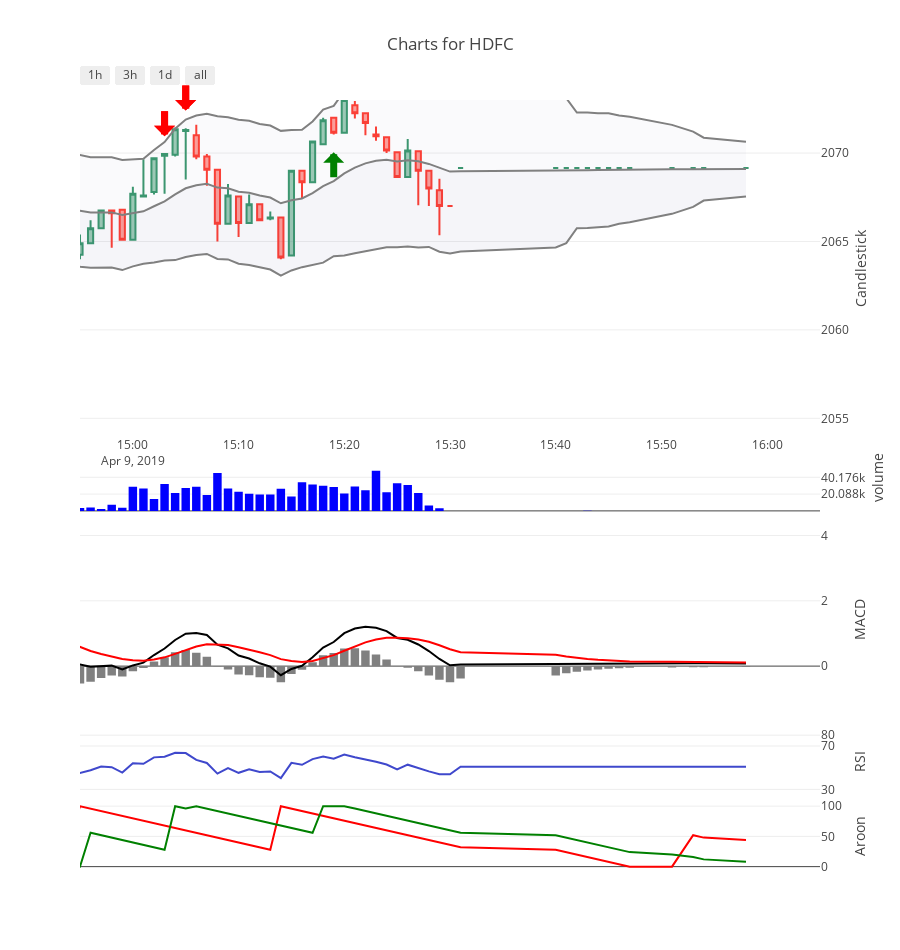

Notebook code for this chart:
### Markdown cell above
# Visualization

### Code cell
plotData()

### Figure 1 — Plotly figure (JSON) as saved in the notebook; plotly's stock layout.template omitted (floating-point values rounded to 4 significant figures; data arrays with more than 128 entries replaced by an {"elided": "..."} marker saying what was removed)
{"data": [{"close": {"elided": "389 float values"}, "high": {"elided": "389 float values"}, "low": {"elided": "389 float values"}, "name": "Candlestick", "open": {"elided": "389 float values"}, "showlegend": false, "type": "candlestick", "uid": "83deddda-1a70-44e3-873d-bbd5fe56c1eb", "x": {"elided": "389 str values"}, "xaxis": "x", "yaxis": "y"}, {"line": {"color": "grey"}, "name": "BB_up", "showlegend": false, "type": "scatter", "uid": "eb9e4ef3-9eb5-4ea9-806c-7011d9f941ad", "x": {"elided": "389 str values"}, "xaxis": "x", "y": {"elided": "389 float values"}, "yaxis": "y"}, {"fill": "tonexty", "fillcolor": "rgba(0,40,100,0.02)", "line": {"color": "grey"}, "name": "BB_low", "showlegend": false, "type": "scatter", "uid": "f88c3660-9226-4956-9862-bfdccf9285cf", "x": {"elided": "389 str values"}, "xaxis": "x", "y": {"elided": "389 float values"}, "yaxis": "y"}, {"fill": "tonexty", "fillcolor": "rgba(0,40,100,0.02)", "line": {"color": "grey"}, "name": "BB_mid", "showlegend": false, "type": "scatter", "uid": "33d32487-a29e-4008-8efb-6077fac3eca0", "x": {"elided": "389 str values"}, "xaxis": "x", "y": {"elided": "389 float values"}, "yaxis": "y"}, {"line": {"color": "black"}, "name": "MACD", "showlegend": false, "type": "scatter", "uid": "0d081e28-7640-4e07-84cf-f21cf51f222d", "x": {"elided": "389 str values"}, "xaxis": "x", "y": {"elided": "389 float values"}, "yaxis": "y3"}, {"line": {"color": "red"}, "name": "MACD signal", "showlegend": false, "type": "scatter", "uid": "3e8fbb73-e66b-47e4-9a7e-a4c9c7c6abb2", "x": {"elided": "389 str values"}, "xaxis": "x", "y": {"elided": "389 float values"}, "yaxis": "y3"}, {"marker": {"color": "grey"}, "name": "MACD Hist", "showlegend": false, "type": "bar", "uid": "77739662-ef43-470f-a041-9022cadc9bc1", "x": {"elided": "389 str values"}, "xaxis": "x", "y": {"elided": "389 float values"}, "yaxis": "y3"}, {"line": {"color": "rgb(63, 72, 204)"}, "mode": "lines", "name": "RSI", "showlegend": false, "type": "scatter", "uid": "a2c5516f-103d-43bb-822b-6d459e04168f", "x": {"elided": "389 str values"}, "xaxis": "x", "y": {"elided": "389 float values"}, "yaxis": "y4"}, {"line": {"color": "red"}, "name": "AROON Down", "showlegend": false, "type": "scatter", "uid": "b0906c08-cfde-47c4-be51-1675a9702054", "x": {"elided": "389 str values"}, "xaxis": "x", "y": {"elided": "389 int values"}, "yaxis": "y5"}, {"line": {"color": "green"}, "name": "AROON UP", "showlegend": false, "type": "scatter", "uid": "c9f45e5f-41ae-4d9e-b4d7-d9fd441d863b", "x": {"elided": "389 str values"}, "xaxis": "x", "y": {"elided": "389 int values"}, "yaxis": "y5"}, {"marker": {"color": "blue"}, "name": "Volume", "showlegend": false, "type": "bar", "uid": "93422417-0520-4adf-a017-3a9713c9f115", "x": {"elided": "389 str values"}, "xaxis": "x", "y": {"elided": "389 int values"}, "yaxis": "y2"}], "layout": {"annotations": [{"arrowcolor": "red", "arrowhead": 1, "arrowsize": 0.5, "arrowwidth": 7, "ax": 0, "ay": -35, "showarrow": true, "x": "2019-04-09 10:18:00", "xref": "x", "y": 2053.0, "yref": "y"}, {"arrowcolor": "red", "arrowhead": 1, "arrowsize": 0.5, "arrowwidth": 7, "ax": 0, "ay": -35, "showarrow": true, "x": "2019-04-09 10:45:00", "xref": "x", "y": 2057, "yref": "y"}, {"arrowcolor": "red", "arrowhead": 1, "arrowsize": 0.5, "arrowwidth": 7, "ax": 0, "ay": -35, "showarrow": true, "x": "2019-04-09 11:04:00", "xref": "x", "y": 2050, "yref": "y"}, {"arrowcolor": "red", "arrowhead": 1, "arrowsize": 0.5, "arrowwidth": 7, "ax": 0, "ay": -35, "showarrow": true, "x": "2019-04-09 11:06:00", "xref": "x", "y": 2050.0, "yref": "y"}, {"arrowcolor": "red", "arrowhead": 1, "arrowsize": 0.5, "arrowwidth": 7, "ax": 0, "ay": -35, "showarrow": true, "x": "2019-04-09 11:12:00", "xref": "x", "y": 2051.0, "yref": "y"}, {"arrowcolor": "red", "arrowhead": 1, "arrowsize": 0.5, "arrowwidth": 7, "ax": 0, "ay": -35, "showarrow": true, "x": "2019-04-09 11:16:00", "xref": "x", "y": 2051.0, "yref": "y"}, {"arrowcolor": "red", "arrowhead": 1, "arrowsize": 0.5, "arrowwidth": 7, "ax": 0, "ay": -35, "showarrow": true, "x": "2019-04-09 11:32:00", "xref": "x", "y": 2050.0, "yref": "y"}, {"arrowcolor": "red", "arrowhead": 1, "arrowsize": 0.5, "arrowwidth": 7, "ax": 0, "ay": -35, "showarrow": true, "x": "2019-04-09 11:37:00", "xref": "x", "y": 2053.0, "yref": "y"}, {"arrowcolor": "red", "arrowhead": 1, "arrowsize": 0.5, "arrowwidth": 7, "ax": 0, "ay": -35, "showarrow": true, "x": "2019-04-09 12:04:00", "xref": "x", "y": 2051.0, "yref": "y"}, {"arrowcolor": "red", "arrowhead": 1, "arrowsize": 0.5, "arrowwidth": 7, "ax": 0, "ay": -35, "showarrow": true, "x": "2019-04-09 13:18:00", "xref": "x", "y": 2047.0, "yref": "y"}, {"arrowcolor": "red", "arrowhead": 1, "arrowsize": 0.5, "arrowwidth": 7, "ax": 0, "ay": -35, "showarrow": true, "x": "2019-04-09 13:26:00", "xref": "x", "y": 2052.0, "yref": "y"}, {"arrowcolor": "red", "arrowhead": 1, "arrowsize": 0.5, "arrowwidth": 7, "ax": 0, "ay": -35, "showarrow": true, "x": "2019-04-09 14:01:00", "xref": "x", "y": 2059.0, "yref": "y"}, {"arrowcolor": "red", "arrowhead": 1, "arrowsize": 0.5, "arrowwidth": 7, "ax": 0, "ay": -35, "showarrow": true, "x": "2019-04-09 14:09:00", "xref": "x", "y": 2061.0, "yref": "y"}, {"arrowcolor": "red", "arrowhead": 1, "arrowsize": 0.5, "arrowwidth": 7, "ax": 0, "ay": -35, "showarrow": true, "x": "2019-04-09 14:19:00", "xref": "x", "y": 2065.0, "yref": "y"}, {"arrowcolor": "red", "arrowhead": 1, "arrowsize": 0.5, "arrowwidth": 7, "ax": 0, "ay": -35, "showarrow": true, "x": "2019-04-09 14:21:00", "xref": "x", "y": 2066.0, "yref": "y"}, {"arrowcolor": "red", "arrowhead": 1, "arrowsize": 0.5, "arrowwidth": 7, "ax": 0, "ay": -35, "showarrow": true, "x": "2019-04-09 14:23:00", "xref": "x", "y": 2070.0, "yref": "y"}, {"arrowcolor": "red", "arrowhead": 1, "arrowsize": 0.5, "arrowwidth": 7, "ax": 0, "ay": -35, "showarrow": true, "x": "2019-04-09 14:33:00", "xref": "x", "y": 2071, "yref": "y"}, {"arrowcolor": "red", "arrowhead": 1, "arrowsize": 0.5, "arrowwidth": 7, "ax": 0, "ay": -35, "showarrow": true, "x": "2019-04-09 14:50:00", "xref": "x", "y": 2070.0, "yref": "y"}, {"arrowcolor": "red", "arrowhead": 1, "arrowsize": 0.5, "arrowwidth": 7, "ax": 0, "ay": -35, "showarrow": true, "x": "2019-04-09 15:03:00", "xref": "x", "y": 2071.0, "yref": "y"}, {"arrowcolor": "red", "arrowhead": 1, "arrowsize": 0.5, "arrowwidth": 7, "ax": 0, "ay": -35, "showarrow": true, "x": "2019-04-09 15:05:00", "xref": "x", "y": 2072.0, "yref": "y"}, {"arrowcolor": "green", "arrowhead": 1, "arrowsize": 0.5, "arrowwidth": 7, "ax": 0, "ay": 35, "showarrow": true, "x": "2019-04-09 09:37:00", "xref": "x", "y": 2045.0, "yref": "y"}, {"arrowcolor": "green", "arrowhead": 1, "arrowsize": 0.5, "arrowwidth": 7, "ax": 0, "ay": 35, "showarrow": true, "x": "2019-04-09 11:01:00", "xref": "x", "y": 2045.0, "yref": "y"}, {"arrowcolor": "green", "arrowhead": 1, "arrowsize": 0.5, "arrowwidth": 7, "ax": 0, "ay": 35, "showarrow": true, "x": "2019-04-09 11:05:00", "xref": "x", "y": 2046.0, "yref": "y"}, {"arrowcolor": "green", "arrowhead": 1, "arrowsize": 0.5, "arrowwidth": 7, "ax": 0, "ay": 35, "showarrow": true, "x": "2019-04-09 11:10:00", "xref": "x", "y": 2046.0, "yref": "y"}, {"arrowcolor": "green", "arrowhead": 1, "arrowsize": 0.5, "arrowwidth": 7, "ax": 0, "ay": 35, "showarrow": true, "x": "2019-04-09 11:24:00", "xref": "x", "y": 2047, "yref": "y"}, {"arrowcolor": "green", "arrowhead": 1, "arrowsize": 0.5, "arrowwidth": 7, "ax": 0, "ay": 35, "showarrow": true, "x": "2019-04-09 11:50:00", "xref": "x", "y": 2042.0, "yref": "y"}, {"arrowcolor": "green", "arrowhead": 1, "arrowsize": 0.5, "arrowwidth": 7, "ax": 0, "ay": 35, "showarrow": true, "x": "2019-04-09 11:53:00", "xref": "x", "y": 2044.0, "yref": "y"}, {"arrowcolor": "green", "arrowhead": 1, "arrowsize": 0.5, "arrowwidth": 7, "ax": 0, "ay": 35, "showarrow": true, "x": "2019-04-09 11:58:00", "xref": "x", "y": 2044.0, "yref": "y"}, {"arrowcolor": "green", "arrowhead": 1, "arrowsize": 0.5, "arrowwidth": 7, "ax": 0, "ay": 35, "showarrow": true, "x": "2019-04-09 12:00:00", "xref": "x", "y": 2044.0, "yref": "y"}, {"arrowcolor": "green", "arrowhead": 1, "arrowsize": 0.5, "arrowwidth": 7, "ax": 0, "ay": 35, "showarrow": true, "x": "2019-04-09 12:27:00", "xref": "x", "y": 2039.0, "yref": "y"}, {"arrowcolor": "green", "arrowhead": 1, "arrowsize": 0.5, "arrowwidth": 7, "ax": 0, "ay": 35, "showarrow": true, "x": "2019-04-09 13:06:00", "xref": "x", "y": 2041.0, "yref": "y"}, {"arrowcolor": "green", "arrowhead": 1, "arrowsize": 0.5, "arrowwidth": 7, "ax": 0, "ay": 35, "showarrow": true, "x": "2019-04-09 13:12:00", "xref": "x", "y": 2041.0, "yref": "y"}, {"arrowcolor": "green", "arrowhead": 1, "arrowsize": 0.5, "arrowwidth": 7, "ax": 0, "ay": 35, "showarrow": true, "x": "2019-04-09 13:14:00", "xref": "x", "y": 2042.0, "yref": "y"}, {"arrowcolor": "red", "arrowhead": 1, "arrowsize": 0.5, "arrowwidth": 7, "ax": 0, "ay": -35, "showarrow": true, "x": "2019-04-09 10:18:00", "xref": "x", "y": 2053.0, "yref": "y"}, {"arrowcolor": "red", "arrowhead": 1, "arrowsize": 0.5, "arrowwidth": 7, "ax": 0, "ay": -35, "showarrow": true, "x": "2019-04-09 10:45:00", "xref": "x", "y": 2057, "yref": "y"}, {"arrowcolor": "red", "arrowhead": 1, "arrowsize": 0.5, "arrowwidth": 7, "ax": 0, "ay": -35, "showarrow": true, "x": "2019-04-09 11:04:00", "xref": "x", "y": 2050, "yref": "y"}, {"arrowcolor": "red", "arrowhead": 1, "arrowsize": 0.5, "arrowwidth": 7, "ax": 0, "ay": -35, "showarrow": true, "x": "2019-04-09 11:06:00", "xref": "x", "y": 2050.0, "yref": "y"}, {"arrowcolor": "red", "arrowhead": 1, "arrowsize": 0.5, "arrowwidth": 7, "ax": 0, "ay": -35, "showarrow": true, "x": "2019-04-09 11:12:00", "xref": "x", "y": 2051.0, "yref": "y"}, {"arrowcolor": "red", "arrowhead": 1, "arrowsize": 0.5, "arrowwidth": 7, "ax": 0, "ay": -35, "showarrow": true, "x": "2019-04-09 11:16:00", "xref": "x", "y": 2051.0, "yref": "y"}, {"arrowcolor": "red", "arrowhead": 1, "arrowsize": 0.5, "arrowwidth": 7, "ax": 0, "ay": -35, "showarrow": true, "x": "2019-04-09 11:32:00", "xref": "x", "y": 2050.0, "yref": "y"}, {"arrowcolor": "red", "arrowhead": 1, "arrowsize": 0.5, "arrowwidth": 7, "ax": 0, "ay": -35, "showarrow": true, "x": "2019-04-09 11:37:00", "xref": "x", "y": 2053.0, "yref": "y"}, {"arrowcolor": "red", "arrowhead": 1, "arrowsize": 0.5, "arrowwidth": 7, "ax": 0, "ay": -35, "showarrow": true, "x": "2019-04-09 12:04:00", "xref": "x", "y": 2051.0, "yref": "y"}, {"arrowcolor": "red", "arrowhead": 1, "arrowsize": 0.5, "arrowwidth": 7, "ax": 0, "ay": -35, "showarrow": true, "x": "2019-04-09 13:18:00", "xref": "x", "y": 2047.0, "yref": "y"}, {"arrowcolor": "red", "arrowhead": 1, "arrowsize": 0.5, "arrowwidth": 7, "ax": 0, "ay": -35, "showarrow": true, "x": "2019-04-09 13:26:00", "xref": "x", "y": 2052.0, "yref": "y"}, {"arrowcolor": "red", "arrowhead": 1, "arrowsize": 0.5, "arrowwidth": 7, "ax": 0, "ay": -35, "showarrow": true, "x": "2019-04-09 14:01:00", "xref": "x", "y": 2059.0, "yref": "y"}, {"arrowcolor": "red", "arrowhead": 1, "arrowsize": 0.5, "arrowwidth": 7, "ax": 0, "ay": -35, "showarrow": true, "x": "2019-04-09 14:09:00", "xref": "x", "y": 2061.0, "yref": "y"}, {"arrowcolor": "red", "arrowhead": 1, "arrowsize": 0.5, "arrowwidth": 7, "ax": 0, "ay": -35, "showarrow": true, "x": "2019-04-09 14:19:00", "xref": "x", "y": 2065.0, "yref": "y"}, {"arrowcolor": "red", "arrowhead": 1, "arrowsize": 0.5, "arrowwidth": 7, "ax": 0, "ay": -35, "showarrow": true, "x": "2019-04-09 14:21:00", "xref": "x", "y": 2066.0, "yref": "y"}, {"arrowcolor": "red", "arrowhead": 1, "arrowsize": 0.5, "arrowwidth": 7, "ax": 0, "ay": -35, "showarrow": true, "x": "2019-04-09 14:23:00", "xref": "x", "y": 2070.0, "yref": "y"}, {"arrowcolor": "red", "arrowhead": 1, "arrowsize": 0.5, "arrowwidth": 7, "ax": 0, "ay": -35, "showarrow": true, "x": "2019-04-09 14:33:00", "xref": "x", "y": 2071, "yref": "y"}, {"arrowcolor": "red", "arrowhead": 1, "arrowsize": 0.5, "arrowwidth": 7, "ax": 0, "ay": -35, "showarrow": true, "x": "2019-04-09 14:50:00", "xref": "x", "y": 2070.0, "yref": "y"}, {"arrowcolor": "red", "arrowhead": 1, "arrowsize": 0.5, "arrowwidth": 7, "ax": 0, "ay": -35, "showarrow": true, "x": "2019-04-09 15:03:00", "xref": "x", "y": 2071.0, "yref": "y"}, {"arrowcolor": "red", "arrowhead": 1, "arrowsize": 0.5, "arrowwidth": 7, "ax": 0, "ay": -35, "showarrow": true, "x": "2019-04-09 15:05:00", "xref": "x", "y": 2072.0, "yref": "y"}, {"arrowcolor": "green", "arrowhead": 1, "arrowsize": 0.5, "arrowwidth": 7, "ax": 0, "ay": 35, "showarrow": true, "x": "2019-04-09 09:37:00", "xref": "x", "y": 2045.0, "yref": "y"}, {"arrowcolor": "green", "arrowhead": 1, "arrowsize": 0.5, "arrowwidth": 7, "ax": 0, "ay": 35, "showarrow": true, "x": "2019-04-09 10:16:00", "xref": "x", "y": 2048, "yref": "y"}, {"arrowcolor": "green", "arrowhead": 1, "arrowsize": 0.5, "arrowwidth": 7, "ax": 0, "ay": 35, "showarrow": true, "x": "2019-04-09 11:01:00", "xref": "x", "y": 2045.0, "yref": "y"}, {"arrowcolor": "green", "arrowhead": 1, "arrowsize": 0.5, "arrowwidth": 7, "ax": 0, "ay": 35, "showarrow": true, "x": "2019-04-09 11:05:00", "xref": "x", "y": 2046.0, "yref": "y"}, {"arrowcolor": "green", "arrowhead": 1, "arrowsize": 0.5, "arrowwidth": 7, "ax": 0, "ay": 35, "showarrow": true, "x": "2019-04-09 11:10:00", "xref": "x", "y": 2046.0, "yref": "y"}, {"arrowcolor": "green", "arrowhead": 1, "arrowsize": 0.5, "arrowwidth": 7, "ax": 0, "ay": 35, "showarrow": true, "x": "2019-04-09 11:24:00", "xref": "x", "y": 2047, "yref": "y"}, {"arrowcolor": "green", "arrowhead": 1, "arrowsize": 0.5, "arrowwidth": 7, "ax": 0, "ay": 35, "showarrow": true, "x": "2019-04-09 11:37:00", "xref": "x", "y": 2048.0, "yref": "y"}, {"arrowcolor": "green", "arrowhead": 1, "arrowsize": 0.5, "arrowwidth": 7, "ax": 0, "ay": 35, "showarrow": true, "x": "2019-04-09 11:50:00", "xref": "x", "y": 2042.0, "yref": "y"}, {"arrowcolor": "green", "arrowhead": 1, "arrowsize": 0.5, "arrowwidth": 7, "ax": 0, "ay": 35, "showarrow": true, "x": "2019-04-09 11:53:00", "xref": "x", "y": 2044.0, "yref": "y"}, {"arrowcolor": "green", "arrowhead": 1, "arrowsize": 0.5, "arrowwidth": 7, "ax": 0, "ay": 35, "showarrow": true, "x": "2019-04-09 11:58:00", "xref": "x", "y": 2044.0, "yref": "y"}, {"arrowcolor": "green", "arrowhead": 1, "arrowsize": 0.5, "arrowwidth": 7, "ax": 0, "ay": 35, "showarrow": true, "x": "2019-04-09 12:00:00", "xref": "x", "y": 2044.0, "yref": "y"}, {"arrowcolor": "green", "arrowhead": 1, "arrowsize": 0.5, "arrowwidth": 7, "ax": 0, "ay": 35, "showarrow": true, "x": "2019-04-09 12:27:00", "xref": "x", "y": 2039.0, "yref": "y"}, {"arrowcolor": "green", "arrowhead": 1, "arrowsize": 0.5, "arrowwidth": 7, "ax": 0, "ay": 35, "showarrow": true, "x": "2019-04-09 13:04:00", "xref": "x", "y": 2042, "yref": "y"}, {"arrowcolor": "green", "arrowhead": 1, "arrowsize": 0.5, "arrowwidth": 7, "ax": 0, "ay": 35, "showarrow": true, "x": "2019-04-09 13:06:00", "xref": "x", "y": 2041.0, "yref": "y"}, {"arrowcolor": "green", "arrowhead": 1, "arrowsize": 0.5, "arrowwidth": 7, "ax": 0, "ay": 35, "showarrow": true, "x": "2019-04-09 13:10:00", "xref": "x", "y": 2042.0, "yref": "y"}, {"arrowcolor": "green", "arrowhead": 1, "arrowsize": 0.5, "arrowwidth": 7, "ax": 0, "ay": 35, "showarrow": true, "x": "2019-04-09 13:12:00", "xref": "x", "y": 2041.0, "yref": "y"}, {"arrowcolor": "green", "arrowhead": 1, "arrowsize": 0.5, "arrowwidth": 7, "ax": 0, "ay": 35, "showarrow": true, "x": "2019-04-09 13:13:00", "xref": "x", "y": 2042.0, "yref": "y"}, {"arrowcolor": "green", "arrowhead": 1, "arrowsize": 0.5, "arrowwidth": 7, "ax": 0, "ay": 35, "showarrow": true, "x": "2019-04-09 13:14:00", "xref": "x", "y": 2042.0, "yref": "y"}, {"arrowcolor": "green", "arrowhead": 1, "arrowsize": 0.5, "arrowwidth": 7, "ax": 0, "ay": 35, "showarrow": true, "x": "2019-04-09 15:19:00", "xref": "x", "y": 2070.0, "yref": "y"}], "height": 950, "plot_bgcolor": "rgba(0,0,0,0)", "title": {"text": "Charts for HDFC"}, "xaxis": {"range": ["2019-04-09 14:55:00", "2019-04-09 16:05:00"], "rangeselector": {"buttons": [{"count": 1, "label": "1h", "step": "hour", "stepmode": "backward"}, {"count": 3, "label": "3h", "step": "hour", "stepmode": "backward"}, {"count": 6, "label": "1d", "step": "hour", "stepmode": "backward"}, {"step": "all"}]}, "rangeslider": {"visible": false}, "side": "bottom"}, "yaxis": {"anchor": "x", "domain": [0.5636, 1], "position": 0, "range": [2054, 2073], "side": "right", "title": {"text": "Candlestick"}}, "yaxis2": {"anchor": "x", "domain": [0.4664, 0.5536], "position": 0, "range": [0, 80352], "showgrid": true, "side": "right", "tickvals": [20088, 40176], "title": {"text": "volume"}, "visible": true}, "yaxis3": {"anchor": "x", "domain": [0.1945, 0.4564], "position": 0, "side": "right", "title": {"text": "MACD"}}, "yaxis4": {"anchor": "x", "domain": [0.09727, 0.1845], "position": 0, "side": "right", "tickvals": [20, 30, 70, 80], "title": {"text": "RSI"}}, "yaxis5": {"anchor": "x", "domain": [0, 0.08727], "side": "right", "title": {"text": "Aroon"}}}}
